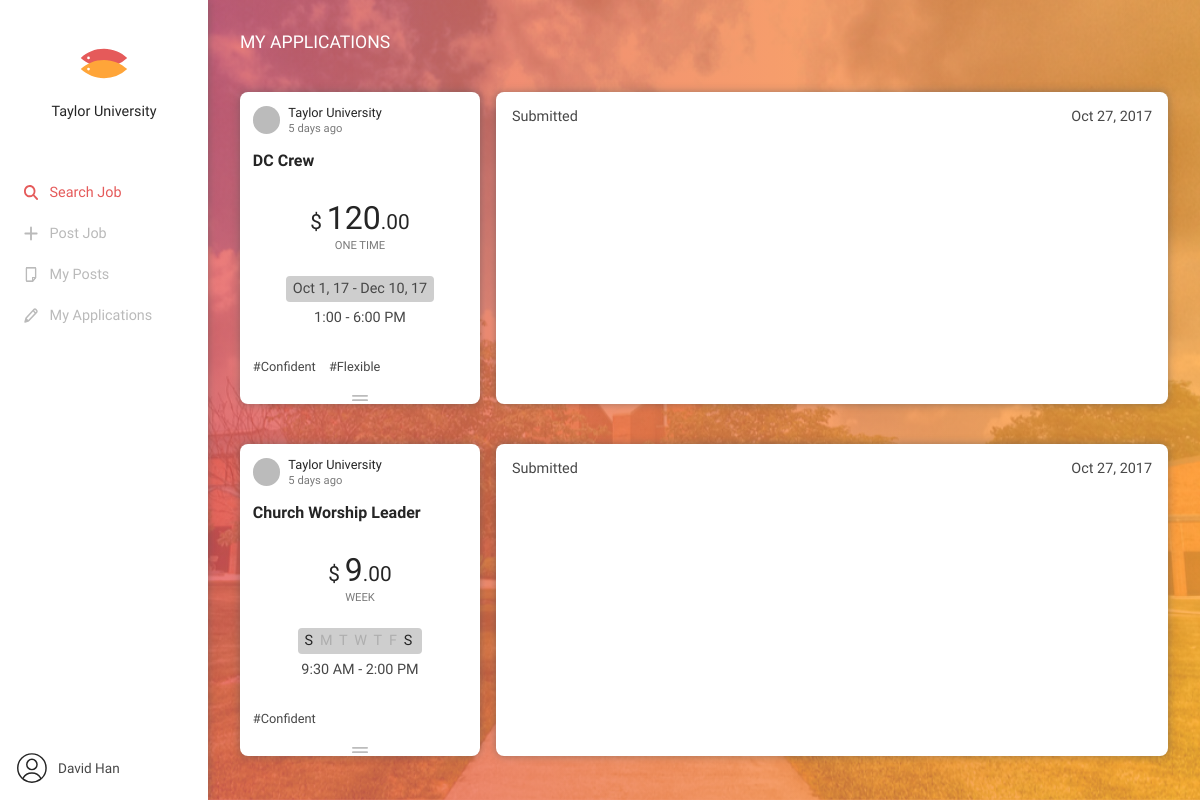
The app's page /applications (signed in) with its own data.
### tables this page shows
CREATE TABLE user
(
  id             INTEGER PRIMARY KEY, /* random */
  email          TEXT NOT NULL,
  password       TEXT NOT NULL,
  name           TEXT NOT NULL,
  gender         TEXT NULL,
  contact        TEXT NULL,
  date_of_birth  DATE NULL,
  is_campus      TEXT DEFAULT 'NO',
  is_registered  TEXT DEFAULT 'NO',
  created_at     DATETIME DEFAULT CURRENT_TIMESTAMP
);

CREATE TABLE job
(
  id             INTEGER PRIMARY KEY, /* random */
  user_id        INTEGER REFERENCES user (id),
  title          TEXT NOT NULL,
  description    TEXT NOT NULL,
  term           TEXT NOT NULL,
  start_date     DATE NULL,
  end_date       DATE NULL,
  start_time     TIME NULL,
  end_time       TIME NULL,
  day            TEXT NULL,
  money          INTEGER NOT NULL,
  every          TEXT NOT NULL,
  accepted       INTEGER REFERENCES application (id) DEFAULT 0,
  created_at     DATETIME DEFAULT CURRENT_TIMESTAMP
);

CREATE TABLE job_tag
(
  job_id         INTEGER REFERENCES job (id),
  tag_id         INTEGER REFERENCES tag (id),
  created_at     DATETIME DEFAULT CURRENT_TIMESTAMP,
  PRIMARY KEY (job_id, tag_id)
);

CREATE TABLE tag
(
  id              INTEGER PRIMARY KEY, /* random */
  description     TEXT NOT NULL,
  created_at     DATETIME DEFAULT CURRENT_TIMESTAMP
);

### fivetwo.py (the view)
@app.route('/applications', methods=["GET", "POST"])
def applications():
    applications = db.applications(current_user.id)
    outputs = []
    for a in applications:
        apply = {}
        j = db.job(a['job_id'])
        job = {}
        job['user'] = {}
        job['user']['id'] = j['user_id']
        job['user']['name'] = db.user(j['user_id'])['name']
        job['title'] = j['title']
        job['date'] = j['created_at']
        job['description'] = j['description']
        job['term'] = j['term']
        if job['term'] == 'LONG':
            days = str(j['day']).split("/")
            job['day'] = days
        else:
            start_month = datetime.datetime.strptime(j['start_date'], '%Y-%m-%d').strftime("%b")
            start_day = int(datetime.datetime.strptime(j['start_date'], '%Y-%m-%d').strftime("%d"))
            start_year = datetime.datetime.strptime(j['start_date'], '%Y-%m-%d').strftime("%y")
            end_month = datetime.datetime.strptime(j['end_date'], '%Y-%m-%d').strftime("%b")
            end_day = int(datetime.datetime.strptime(j['end_date'], '%Y-%m-%d').strftime("%d"))
            end_year = datetime.datetime.strptime(j['end_date'], '%Y-%m-%d').strftime("%y")
            job['start_date'] = start_month + " " + str(start_day) + ", " + start_year
            job['end_date'] = end_month + " " + str(end_day) + ", " + end_year
        start_hour = int(datetime.datetime.strptime(j['start_time'], '%H:%M').strftime("%H"))
        start_minute = datetime.datetime.strptime(j['start_time'], '%H:%M').strftime("%M")
        start_ampm = "AM"
        end_hour = int(datetime.datetime.strptime(j['end_time'], '%H:%M').strftime("%H"))
        end_minute = datetime.datetime.strptime(j['end_time'], '%H:%M').strftime("%M")
        end_ampm = "AM"
        if start_hour == 12:
            start_ampm = "PM"
        elif start_hour > 12:
            start_hour -= 12
            start_ampm = "PM"
        if end_hour == 12:
            end_ampm = "PM"
        elif end_hour > 12:
            end_hour -= 12
            end_ampm = "PM"
        if start_ampm == end_ampm:
            job['start_time'] = str(start_hour) + ":" + start_minute
            job['end_time'] = str(end_hour) + ":" + end_minute + " " + end_ampm
        else:
            job['start_time'] = str(start_hour) + ":" + start_minute + " " + start_ampm
            job['end_time'] = str(end_hour) + ":" + end_minute + " " + end_ampm
        job['money'] = str(j['money'])
        job['every'] = j['every']
        tags = db.job_tags(j['id'])
        job['tags'] = tags
        questions = []
        num = 0
        for i in db.job_questions(j['id']):
            q = {}
            q['question'] = i['question']
            q['answer'] = db.job_answers(j['id'])[num]['answer']
            questions.append(q)
            num += 1
        apply['questions'] = db.job_questions(j['id'])
        apply['job'] = job
        apply['date'] = datetime.datetime.strptime(a['created_at'], '%Y-%m-%d %H:%M:%S').strftime("%b %d, %Y")
        outputs.append(apply)
    return render_template('applications.html', applications=outputs)

### templates/applications.html (shortened to what this page needs)
{% extends 'base.html' %}
{% block content %}
<div id="page-applications" class="align--center">
    <h1>My Applications</h1>
    <div id="applications" class="align--left">
        {% for a in applications %}
        <div class="div-form">
        <div class="div-job">
        <div class="job shadow">
            <div class="profile align--left">
                <div class="picture align--middle"></div>
                <div class="info align--middle">
                    <div class="user font--main font--black align--left">{{ a['job']['user']['name'] }}</div>
                    <div class="date font--main align--left">5 days ago</div>
                </div>
            </div>
            <div class="title font--black align--left">{{ a['job']['title'] }}</div>
            <div class="info align--center">
                <div class="wage font--main font--black align--center"><span class="dollar">$</span>{{ a['job']['money'][:-2] }}<span class="cent">.{{ a['job']['money'][-2:] }}</span></div>
                <div class="every font--main font--gray align--center">{{ a['job']['every'] }}</div>
                <div class="day font--main">
                    {% if a['job']['term'] == 'LONG' %}
                        {% if a['job']['day'][0] == '0' %}
                            <span>S</span>
                        {% else %}
                            <span class="work">S</span>
                        {% endif %}
                        {% if a['job']['day'][1] == '0' %}
                            <span>M</span>
                        {% else %}
                            <span class="work">M</span>
                        {% endif %}
                        {% if a['job']['day'][2] == '0' %}
                            <span>T</span>
                        {% else %}
                            <span class="work">T</span>
                        {% endif %}
                        {% if a['job']['day'][3] == '0' %}
                            <span>W</span>
                        {% else %}
                            <span class="work">W</span>
                        {% endif %}
                        {% if a['job']['day'][4] == '0' %}
                            <span>T</span>
                        {% else %}
                            <span class="work">T</span>
                        {% endif %}
                        {% if a['job']['day'][5] == '0' %}
                            <span>F</span>
                        {% else %}
                            <span class="work">F</span>
                        {% endif %}
                        {% if a['job']['day'][6] == '0' %}
                            <span>S</span>
                        {% else %}
                            <span class="work">S</span>
                        {% endif %}
                    {% else %}
                        {% if a['job']['start_date'] == a['job']['end_date'] %}
                            {{ a['job']['start_date'] }}
                        {% else %}
                            {{ a['job']['start_date'] }} - {{ a['job']['end_date'] }}
                        {% endif %}
                    {% endif %}
                </div>
                <div class="time font--main">{{ a['job']['start_time'] }} - {{ a['job']['end_time'] }}</div>
            </div>
            <div class="tags">
                {% for tag in a['job']['tags'] %}
                    <div class="tag">#{{ tag['description'] }}</div>
                {% else %}
                    <div class="tag">&nbsp;</div>
                {% endfor %}
            </div>
            <div class="align--center">
                <img class="button" alt="" src="/static/img/card-button.svg">
            </div>
        </div>
        </div><div class="div-application">
            <div class="application shadow">
                <div class="div-status">
                    <div class="status">Submitted</div>
                    <div class="application-date">{{ a['date'] }}</div>
                </div>
            </div>
        </div>
        </div>
        {% else %}
        <div><a href="{{ url_for('index') }}">Go and apply for jobs!</a></div>
        {% endfor %}
    </div>
</div>
{% endblock %}

### templates/base.html (shortened to what this page needs)
<!DOCTYPE html>
<html lang="en">
<head>
    <link rel="stylesheet" type="text/css" href="/static/css/animate.css">
    <link rel="stylesheet" type="text/css" href="/static/css/main.css?ver=1.0">
    <link rel="stylesheet" type="text/css" href="/static/css/job.css?ver=1.0">
    <link rel="stylesheet" type="text/css" href="/static/css/my.css?ver=1.0">
    <link rel="stylesheet" type="text/css" href="/static/css/login.css?ver=1.0">
    <link rel="stylesheet" type="text/css" href="/static/css/remodal.css">
    <link rel="stylesheet" type="text/css" href="/static/css/remodal-default-theme.css?ver=1.0">
    <link href="https://cdnjs.cloudflare.com/ajax/libs/font-awesome/4.2.0/css/font-awesome.css" rel="stylesheet">
</head>
<body>
<header class="shadow">
    <section>
        <div class="align--middle align--center"><a href="{{ url_for('index') }}"><img id="logo" alt="52CO" src="/static/img/fivetwo.svg"></a></div>
        <div id="campus-name" class="font--black font--500 align--center">Taylor University</div>
    </section>
{% if login == True %}
    <style>
        body {
            grid-template-columns: 20rem 1fr !important;
        }
    </style>
    <section id="section-login" class="align--center">
        <div class="tag font--main align--left">Campus</div>
        <button class="submit" type="button">Log In as Student/Faculty</button>
        <div class="tag font--main align--left" id="tag-community">Community</div>
        <form method="POST">
        {{ login_form.csrf_token }}
        {{ login_form.email(placeholder="Email Address") }}<br>
        {{ login_form.password(placeholder="Password") }}<br>
        {{ login_form.login_submit() }}
        </form>
    </section>
    <section class="align--left align--vertical">
        &copy; 2017
    </section>
{% else %}
    <section>
        <a href="{{ url_for('index') }}"><div class="menu now"><img alt="" src="/static/img/icon-search.svg">Search Job</div></a>
        <a href="{{ url_for('new') }}"><div class="menu"><img alt="" src="/static/img/icon-add-gray.svg">Post Job</div></a>
        <a href="{{ url_for('posts') }}"><div class="menu"><img alt="" src="/static/img/icon-jobs-gray.svg">My Posts</div></a>
        <a href="{{ url_for('applications') }}"><div class="menu"><img alt="" src="/static/img/icon-edit-gray.svg">My Applications</div></a>
    </section>
    <section class="align--left align--vertical">
        <div id="profile" class="align--left">
            <a href="{{ url_for('logout') }}">
            <img alt="PROFILE" src="/static/img/profile.svg">
            <div id="user-name" class="font--main font--500 align--middle">{{ current_user.name }}</div>
            </a>
        </div>
    </section>
{% endif %}
</header>
<div id="page" class="align--center">
{% block content %}
{% endblock %}
</div>
</body>
</html>

### records on screen
user: name "David Han"
user: job.user.name "Taylor University" "Taylor University"
job: job "DC Crew", money "120", money "00", job.every "ONE TIME"
job_tag: description "Confident"
job_tag: description "Flexible"
job: job "Church Worship Leader", money "9", money "00", job.every "WEEK"
job_tag: description "Confident"

### other values on screen
{{ a['job']['start_date'] }} "Oct 1, 17"
{{ a['job']['end_date'] }} "Dec 10, 17"
{{ a['job']['start_time'] }} "1:00" "9:30 AM"
{{ a['job']['end_time'] }} "6:00 PM" "2:00 PM"
{{ a['date'] }} "Oct 27, 2017" "Oct 27, 2017"
